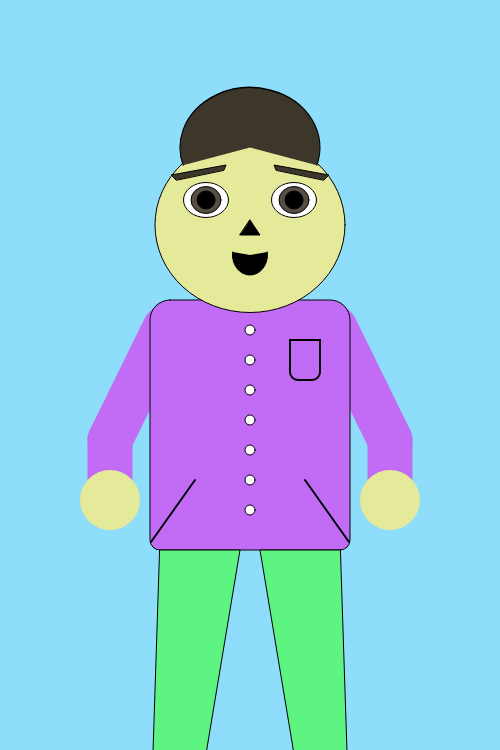
Frame 1 (no input)
Frame 60 (no input): identical to frame 1, image omitted
Frame 120 (the mouse pressed at the canvas centre since frame 60): identical to frame 1, image omitted

The p5.js sketch that drew this single still picture (run headless with seeded random() and noise() and a simulated clock; from frame 60 on, the mouse is pressed at the canvas centre):

// p5.js sketch
// ── sketch.js
//Setup function
function setup() {
  //Create canvas to draw on
  createCanvas (500, 750);
}
function draw() {
  //Background color
  background( 'rgb(142, 221, 250)');
  //Main sandbox
  push();
  //Moving grid center (0,0) to canvas center
  translate( 250, 500);

  //Arms
  push();
  //Left Arm
  stroke('rgb(194, 108, 246)');
  strokeWeight(45);
  line( -140, -60, -85, -172);
  line( -140, -60, -140, 0);
  //Left Hand and skin color
  stroke('rgb(229, 233, 154)');
  strokeWeight(60);
  point( -140, 0);
  //Right Arm
  scale( -1, 1);
  stroke('rgb(194, 108, 246)');
  strokeWeight(45);
  line( -140, -60, -85, -172);
  line( -140, -60, -140, 0);
  //Right Hand and skin color
  stroke('rgb(229, 233, 154)');
  strokeWeight(60);
  point( -140, 0);
  pop();

  //Body
  push();
  //Main shirt rectangle, filled with purple.
  fill('rgb(194, 108, 246)');
  rect( -100, -200, 200, 250, 20, 20, 10, 10);
  //White Buttons going down my shirt
  fill( '0, 0, 0');
  ellipse( 0, -170, 10, 10);
  ellipse( 0, -140, 10, 10);
  ellipse( 0, -110, 10, 10);
  ellipse( 0, -80, 10, 10);
  ellipse( 0, -50, 10, 10);
  ellipse( 0, -20, 10, 10);
  ellipse( 0, 10, 10, 10);
  //Pockets for hands
  stroke('black');
  strokeWeight(2);
  line( -99, 42, -55, -20);
  scale( -1, 1);
  line( -99, 42, -55, -20);
  //Chest pocket
  stroke('black');
  strokeWeight(2);
  noFill();
  rect( -70, -160, 30, 40, 0, 0, 8, 8);
  pop();
  //Body end!

  //Legs
  push();
  translate( 0, 50);
  //Left leg
  fill('rgb(93, 244, 130)');
  triangle( -90, 0, -10, 0, -110, 600);
  //Right Leg
  scale( -1, 1);
  triangle( -90, 0, -10, 0, -110, 600);
  pop();

  //Head
  push();
  translate( 0, -200);
  //Head shape and skin color
  fill('rgb(229, 233, 154)');
  ellipse( 0, -75, 190, 175);

  //Mouth
  fill(0);
  //I'm going to be smiling
  arc( 0, -45, 35, 40, radians(350), radians(190), PI);

  //Nose
  fill(0);
  triangle( 0, -80, 10, -65, -10, -65);

  //Eyes
  //Left Eye
  push();
  translate( -44, -100);

  fill(255);
  ellipse( 0, 0, 45, 35);
  //noFill();
  fill('rgb(84, 78, 67)');
  ellipse( 0, 0, 30, 27);
  fill(0);
  ellipse( 0, 0, 18);
  //Eyebrows
  fill('rgb(60, 55, 42)');
  quad( -30, -20, -35, -25, 20, -35, 18, -30);
  pop();

  //Right Eye
  push();
  translate( 44, -100);
  fill(255);
  ellipse( 0, 0, 45, 35);
  //noFill();
  fill('rgb(84, 78, 67)');
  ellipse( 0, 0, 30, 27);
  fill(0);
  ellipse( 0, 0, 18);
  //Eyebrows
  fill('rgb(60, 55, 42)');
  quad( 30, -20, 35, -25, -20, -35, -18, -30);
  pop();

  //Hair. I have curly brown hair that sometimes looks like an afro. I was not sure how best to recreate that here.
  push();
  translate( 0, -220);
  scale( 1, -1.5);
  fill('rgb(60, 55, 42)');
  arc( 0, -45, 140, 80, radians(350), radians(190), PI);
  pop();

  pop();
  //Ends head sequence

  pop();
  //Ends self portrait sequence

  



















































}
